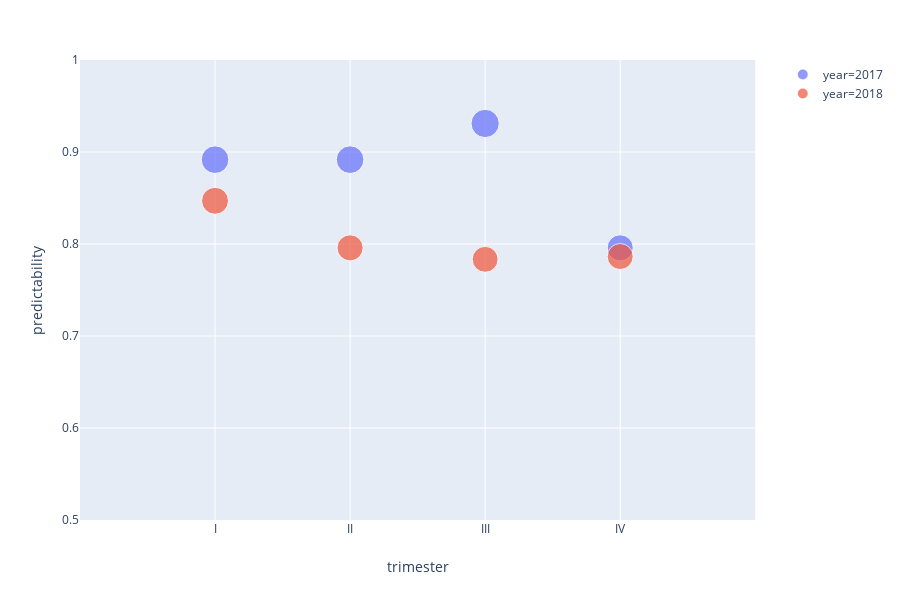

Notebook code cell kept with this figure:
### Code cell
df_localidad = df_prediction[df_prediction["localidad"] == "BOSA"]
fig = px.scatter(df_localidad, x="trimester", y="predictability",color="year",size="predictability")
fig.update_xaxes(range=[-1, 4])
fig.update_yaxes(range=[0.5, 1])
fig.show()

### Figure 1 — Plotly figure (JSON) as saved in the notebook; plotly's stock layout.template omitted (floating-point values rounded to 4 significant figures)
{"data": [{"hoverlabel": {"namelength": 0}, "hovertemplate": "year=2017<br>trimester=%{x}<br>predictability=%{marker.size}", "legendgroup": "year=2017", "marker": {"color": "#636efa", "size": [0.8917, 0.8917, 0.931, 0.7958], "sizemode": "area", "sizeref": 0.002328, "symbol": "circle"}, "mode": "markers", "name": "year=2017", "showlegend": true, "type": "scatter", "x": ["I", "II", "III", "IV"], "xaxis": "x", "y": [0.8917, 0.8917, 0.931, 0.7958], "yaxis": "y"}, {"hoverlabel": {"namelength": 0}, "hovertemplate": "year=2018<br>trimester=%{x}<br>predictability=%{marker.size}", "legendgroup": "year=2018", "marker": {"color": "#EF553B", "size": [0.847, 0.7958, 0.7833, 0.7864], "sizemode": "area", "sizeref": 0.002328, "symbol": "circle"}, "mode": "markers", "name": "year=2018", "showlegend": true, "type": "scatter", "x": ["I", "II", "III", "IV"], "xaxis": "x", "y": [0.847, 0.7958, 0.7833, 0.7864], "yaxis": "y"}], "layout": {"height": 600, "legend": {"itemsizing": "constant", "tracegroupgap": 0}, "margin": {"t": 60}, "xaxis": {"anchor": "y", "domain": [0, 0.98], "range": [-1, 4], "title": {"text": "trimester"}}, "yaxis": {"anchor": "x", "domain": [0, 1], "range": [0.5, 1], "title": {"text": "predictability"}}}}
